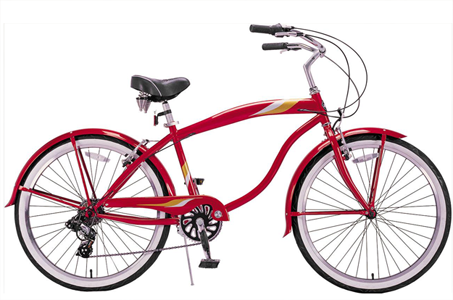
#> input picture data/bicycle.bmp, 453 x 300 px
$ python canny_edge_detector.py
#> lines starting #> are read from the running program, lines starting #| are printed output that depends on the picture; after the words box and inside, x2 and y2 are one past the last pixel; in counts of white or black regions, pixels touching at a corner belong together
import numpy as np
import skimage
import matplotlib.pyplot as plt
import matplotlib.image as mpimg
from scipy import ndimage
from scipy.ndimage.filters import convolve
from scipy import misc
import numpy as np

# Function to do convolution of input image with sobel filter to smoothen the image and finding gradients
def convolveWithGaussianDerivative(img):
  Kx = np.array([[-1, 0, 1], [-2, 0, 2], [-1, 0, 1]], np.float32)
  Ky = np.array([[1, 2, 1], [0, 0, 0], [-1, -2, -1]], np.float32)

  Ix = ndimage.filters.convolve(img, Kx)
  Iy = ndimage.filters.convolve(img, Ky)
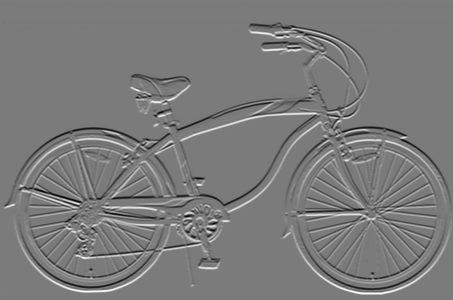
#> Iy: shape (300, 453) float32; min -3.75, max 4, mean 0.000127; drawn with min black and max white
  theta = np.arctan2(Iy, Ix)
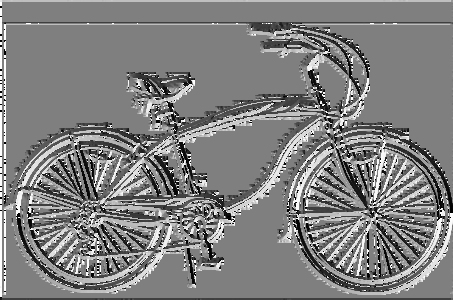
#> theta: shape (300, 453) float32; min -3.14, max 3.14, mean 0.013; drawn with min black and max white
  return Ix, Iy, theta

# Function to perform non maximal supppression by quantizing angles to 4 bins- 0, 45, 95 and 135 degrees
def nonMaxSuppression(img, D):
  M, N = img.shape
#> M = 300; N = 453
  out = np.zeros((M,N), dtype=np.float32)
  angle = D * 180.0 / np.pi
  angle[angle < 0] += 180
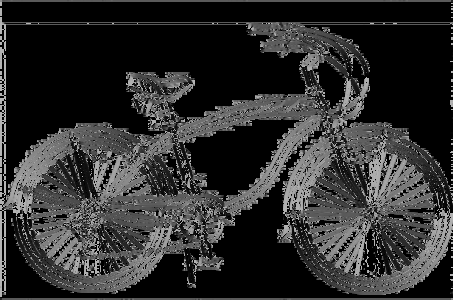
#> angle: shape (300, 453) float32; min 0, max 180, mean 46.2

  for i in range(1,M-1):
    for j in range(1,N-1):
      x = 1.0
      y = 1.0

      #angle 0
      if (0 <= angle[i,j] < 22.5) or (157.5 <= angle[i,j] <= 180):
        x = img[i, j+1]
        y = img[i, j-1]

      #angle 45
      elif (22.5 <= angle[i,j] < 67.5):
        x = img[i+1, j-1]
        y = img[i-1, j+1]

      #angle 90
      elif (67.5 <= angle[i,j] < 112.5):
        x = img[i+1, j]
        y = img[i-1, j]

      #angle 135
      elif (112.5 <= angle[i,j] < 157.5):
        x = img[i-1, j-1]
        y = img[i+1, j+1]

      if (img[i,j] >= x) and (img[i,j] >= y):
        out[i,j] = img[i,j]
      else:
        out[i,j] = 0.0
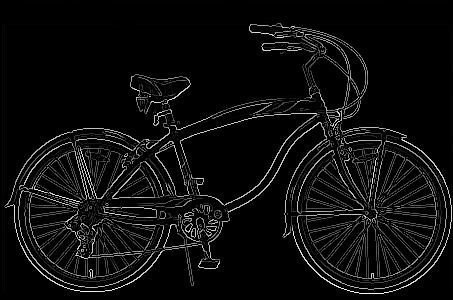
#> out: shape (300, 453) float32; min 0, max 1, mean 0.0532
  return out

#Function to do thresholding to get weak and strong edges
def threshold(img, T_low, T_high):
#> called with T_low = 0.1, T_high = 0.25
  out = np.zeros(img.shape,dtype='float32')
  strong_rows, strong_cols = np.where(img >= T_high)
#> strong_rows = 12972 values from 23 to 293; strong_cols = 12972 values, max 451 at index 7258, min 4 at index 7259, mean 236.9
  weak_rows, weak_cols = np.where((img <= T_high) & (img >= T_low))
#> weak_rows = 2528 values from 28 to 288; weak_cols = 2528 values, max 443 at index 1073, min 11 at index 1317, mean 223.4
  out[strong_rows, strong_cols] = 1.0 #strong pixel edge value
  out[weak_rows, weak_cols] = 0.5 #weak pixel edge value
  return out

#Function to perform hysteresis to get connected edges and ignoring disconnected weak edges
def hysteresis(img):
  M, N = img.shape
#> M = 300; N = 453

  img1 = np.copy(img)
  for i in range(1, M):
    for j in range(1, N):
      if img1[i, j] == 0.5:
        if img1[i, j + 1] == 1.0 or img1[i, j - 1] == 1.0 or img1[i - 1, j] == 1.0 or img1[i + 1, j] == 1.0 or img1[i - 1, j - 1] == 1.0 or img1[i + 1, j - 1] == 1.0 or img1[i - 1, j + 1] == 1.0 or img1[i + 1, j + 1] == 1.0:
          img1[i, j] = 1.0
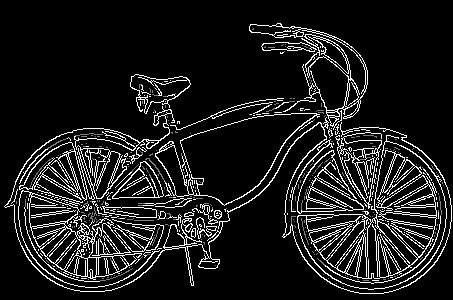
#> img1: shape (300, 453) float32; min 0, max 1, mean 0.11

  for i in range(M - 1, 0, -1):
    for j in range(N - 1, 0, -1):
      if img1[i, j] == 0.5:
        if img1[i, j + 1] == 1.0 or img1[i, j - 1] == 1.0 or img1[i - 1, j] == 1.0 or img1[i + 1, j] == 1.0 or img1[i - 1, j - 1] == 1.0 or img1[i + 1, j - 1] == 1.0 or img1[i - 1, j + 1] == 1.0 or img1[i + 1, j + 1] == 1.0:
          img1[i, j] = 1.0
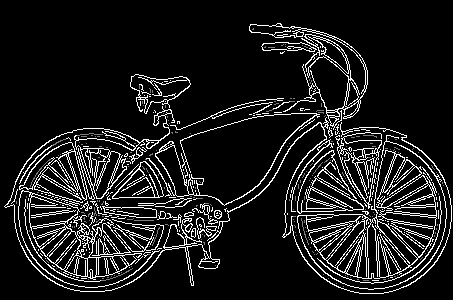
#> img1: shape (300, 453) float32; 0.22% of pixels changed, all inside (x1, y1, x2, y2) = (25, 48, 442, 283)

  for i in range(1, M):
    for j in range(N - 1, 0, -1):
      if img1[i, j] == 0.5:
        if img1[i, j + 1] == 1.0 or img1[i, j - 1] == 1.0 or img1[i - 1, j] == 1.0 or img1[i + 1, j] == 1.0 or img1[i - 1, j - 1] == 1.0 or img1[i + 1, j - 1] == 1.0 or img1[i - 1, j + 1] == 1.0 or img1[i + 1, j + 1] == 1.0:
          img1[i, j] = 1.0
#> img1: shape (300, 453) float32; 0.07% of pixels changed, all inside (x1, y1, x2, y2) = (30, 85, 369, 281)

  for i in range(M-1,0,-1):
    for j in range(1,N):
      if img1[i, j] == 0.5:
        if img1[i, j + 1] == 1.0 or img1[i, j - 1] == 1.0 or img1[i - 1, j] == 1.0 or img1[i + 1, j] == 1.0 or img1[i - 1, j - 1] == 1.0 or img1[i + 1, j - 1] == 1.0 or img1[i - 1, j + 1] == 1.0 or img1[i + 1, j + 1] == 1.0:
          img1[i, j] = 1.0
        else:
          img1[i,j] = 0.0
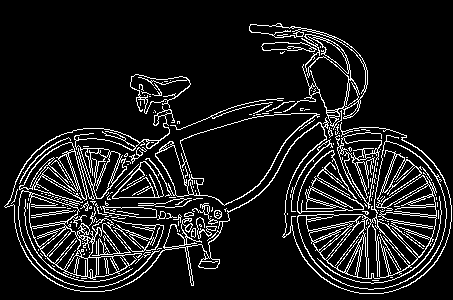
#> img1: shape (300, 453) float32; values 0 (black) and 1 (white), 11% white in thin lines or dots, all inside (x1, y1, x2, y2) = (4, 23, 452, 294)

  return img1

input_img = 'bicycle' #input image name
img = mpimg.imread('data/'+input_img+'.bmp').astype('float32')/255.0 #Read Image and convert to float
#plt.imshow(img)

img = (np.dot(img[...,:3], [0.299, 0.587, 0.114])).astype('float32') #RGB2Gray
#plt.imshow(img,cmap=plt.get_cmap('gray'))
plt.imsave('output/edge_detection/'+input_img+'_grey_scale.jpg',img,cmap=plt.get_cmap('gray'))

Ix, Iy, theta = convolveWithGaussianDerivative(img) #x and y gradients and angle
G = np.hypot(Ix, Iy)
G = G / G.max()
plt.imsave('output/edge_detection/'+input_img+'_gradient_itensity_x.jpg',Ix,cmap=plt.get_cmap('gray'))
plt.imsave('output/edge_detection/'+input_img+'_gradient_itensity_y.jpg',Iy,cmap=plt.get_cmap('gray'))
plt.imsave('output/edge_detection/'+input_img+'_gradient_itensity.jpg',G,cmap=plt.get_cmap('gray'))
plt.imsave('output/edge_detection/'+input_img+'_gradient_theta.jpg',theta,cmap=plt.get_cmap('gray'))

thinned_edge_image = nonMaxSuppression(G, theta)
plt.imsave('output/edge_detection/'+input_img+'_thin_edge.jpg',thinned_edge_image,cmap=plt.get_cmap('gray'))

T_low = 0.1 #lower threshold
T_high = 0.25 #upper threshold
thresholded_img = threshold(thinned_edge_image, T_low, T_high)
plt.imsave('output/edge_detection/'+input_img+'_threshold.jpg',thresholded_img,cmap=plt.get_cmap('gray'))
#plt.imshow(thresholded_img,cmap=plt.get_cmap('gray'))

hyst_img = hysteresis(thresholded_img)
#plt.imshow(hyst_img,cmap=plt.get_cmap('gray'))
plt.imsave('output/edge_detection/'+input_img+'_edges.jpg',hyst_img,cmap=plt.get_cmap('gray'))
